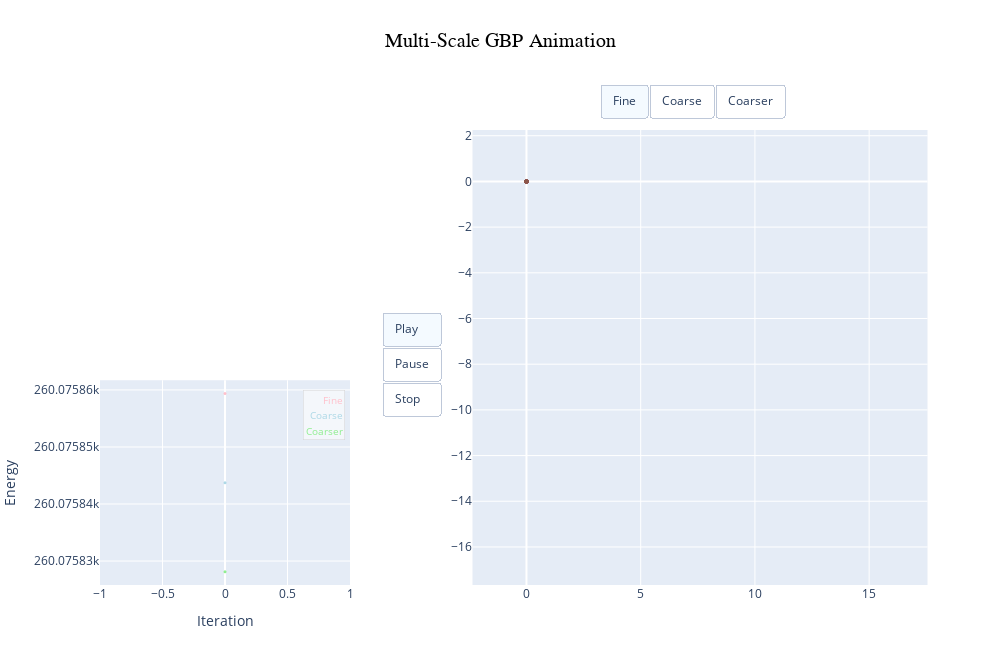

Notebook code for this chart:
### Code cell
import numpy as np
import plotly.graph_objects as go
import plotly.express as px

# Function to ensure only point visibility is toggled by buttons,
# while energy curves always stay visible (last 3 traces)
def make_visibility(show_fine, show_coarse, show_coarser):
    return [show_fine, show_coarse, show_coarser, True, True, True]

# Compute overall axis bounds for equal scaling
all_points = np.concatenate([
    linpoints_log.reshape(-1, 2),
    linpoints_log_coarse.reshape(-1, 2),
    linpoints_log_coarser.reshape(-1, 2)
], axis=0)

x_min, y_min = all_points.min(axis=0)
x_max, y_max = all_points.max(axis=0)

x_range = x_max - x_min
y_range = y_max - y_min
max_range = max(x_range, y_range) / 2

x_center = (x_max + x_min) / 2
y_center = (y_max + y_min) / 2

x_min_equal = x_center - max_range - 0.001 * max_range
x_max_equal = x_center + max_range + 0.001 * max_range
y_min_equal = y_center - max_range - 0.001 * max_range
y_max_equal = y_center + max_range + 0.001 * max_range

# Dimensions
num_iters = linpoints_log.shape[0]
fine_points = linpoints_log.shape[1]
coarse_points = linpoints_log_coarse.shape[1]
coarser_points = linpoints_log_coarser.shape[1]

# Assign colors to each point group
fine_base = px.colors.qualitative.Set3
fine_colors = (fine_base * ((fine_points // len(fine_base)) + 1))[:fine_points]
coarse_colors = px.colors.qualitative.Plotly * 10
coarser_colors = px.colors.qualitative.D3 * 10

# Precompute color assignments per point
coarse_color_list = [coarse_colors[i] for i in range(coarse_points) for _ in range(4)]
coarser_color_list = [coarser_colors[i] for i in range(coarser_points) for _ in range(16)]

# Create animation frames
frames = []
for t in range(num_iters):
    # Fine-level points (right side)
    fine_trace = go.Scatter(
        x=linpoints_log[t, :, 0],
        y=linpoints_log[t, :, 1],
        mode='markers',
        marker=dict(size=4, color=fine_colors),
        name='fine',
        showlegend=False,
        xaxis='x1',
        yaxis='y1'
    )

    # Coarse-level points (right side)
    coarse_pts = linpoints_log_coarse[t].reshape(-1, 2)
    coarse_trace = go.Scatter(
        x=coarse_pts[:, 0],
        y=coarse_pts[:, 1],
        mode='markers',
        marker=dict(size=4, color=coarse_color_list),
        name='coarse',
        showlegend=False,
        xaxis='x1',
        yaxis='y1'
    )

    # Coarser-level points (right side)
    coarser_pts = linpoints_log_coarser[t].reshape(-1, 2)
    coarser_trace = go.Scatter(
        x=coarser_pts[:, 0],
        y=coarser_pts[:, 1],
        mode='markers',
        marker=dict(size=4, color=coarser_color_list),
        name='coarser',
        showlegend=False,
        xaxis='x1',
        yaxis='y1'
    )

    # Sliding window for energy plot (left bottom)
    start_idx = max(0, t - 4)
    x_vals = np.arange(start_idx, t + 1)

    # Energy curves: fine, coarse, coarser
    energy_trace_fine = go.Scatter(
        x=x_vals,
        y=energy_log[start_idx:t + 1],
        mode='lines+markers',
        line=dict(color='pink'),
        marker=dict(size=3),
        name='Energy Fine',
        xaxis='x2',
        yaxis='y2',
        showlegend=False
    )

    energy_trace_coarse = go.Scatter(
        x=x_vals,
        y=energy_log_coarse[start_idx:t + 1],
        mode='lines+markers',
        line=dict(color='lightblue'),
        marker=dict(size=3),
        name='Energy Coarse',
        xaxis='x2',
        yaxis='y2',
        showlegend=False
    )

    energy_trace_coarser = go.Scatter(
        x=x_vals,
        y=energy_log_coarser[start_idx:t + 1],
        mode='lines+markers',
        line=dict(color='lightgreen'),
        marker=dict(size=3),
        name='Energy Coarser',
        xaxis='x2',
        yaxis='y2',
        showlegend=False
    )

    # Dynamic y-range for zoomed-in energy chart
    dynamic_ymax = max(
        energy_log[start_idx:t + 1].max(),
        energy_log_coarse[start_idx:t + 1].max(),
        energy_log_coarser[start_idx:t + 1].max()
    )
    dynamic_ymin = min(
        energy_log[start_idx:t + 1].min(),
        energy_log_coarse[start_idx:t + 1].min(),
        energy_log_coarser[start_idx:t + 1].min()
    )


    # Create and append this frame
    frames.append(go.Frame(
        name=str(t),
        data=[
            fine_trace, coarse_trace, coarser_trace,
            energy_trace_fine, energy_trace_coarse, energy_trace_coarser
        ],
        layout=go.Layout(
            xaxis2=dict(range=[start_idx, t], domain=[0.1, 0.35], anchor='y2'),
            yaxis2=dict(range=[0, dynamic_ymax], domain=[0, 0.45], anchor='x2')
        )
    ))

# Static layout (position and energy plots, animation buttons)
layout = go.Layout(
    width=1000,
    height=650,
    title=dict(
        text='Multi-Scale GBP Animation',
        x=0.5,
        xanchor='center',
        y=0.95,
        yanchor='top',
        font=dict(family='Times New Roman, serif', size=20, color='black')
    ),
    margin=dict(l=0, r=0, t=0.2 * 650, b=0.1 * 650),


    annotations=[
        dict(
            x=0.98, y=0.95,
            xref='x2 domain', yref='y2 domain',
            text="<span style='color:pink; font-size:10px;'>Fine</span><br>"
                "<span style='color:lightblue; font-size:10px;'>Coarse</span><br>"
                "<span style='color:lightgreen; font-size:10px;'>Coarser</span>",
            showarrow=False,
            align='right',
            bgcolor='rgba(255,255,255,0.6)',
            bordercolor='lightgray',
            borderwidth=0.5,
            borderpad=2,
        )
    ],


    # Main position plot (right)
    xaxis1=dict(range=[x_min_equal, x_max_equal], domain=[0.4, 1], constrain='domain', anchor='y1'),
    yaxis1=dict(range=[y_min_equal, y_max_equal], domain=[0, 1], scaleanchor='x1', scaleratio=1, anchor='x1'),

    # Energy plot (left-bottom)
    xaxis2=dict(domain=[0.1, 0.35], anchor="y2", title="Iteration", automargin=False),
    yaxis2=dict(domain=[0, 0.45], anchor="x2", title="Energy", automargin=False),

    # Button menus
    updatemenus=[
        {
            "type": "buttons",
            "direction": "down",
            "x": 0.44,
            "xanchor": "right",
            "y": 0.6,
            "yanchor": "top",
            "pad": {"r": 0, "t": 0},
            "buttons": [
                {"label": "Play", "method": "animate", "args": [None, {"frame": {"duration": 1000, "redraw": True}, "fromcurrent": True}]},
                {"label": "Pause", "method": "animate", "args": [[None], {"mode": "immediate", "frame": {"duration": 0, "redraw": False}, "transition": {"duration": 0}}]},
                {"label": "Stop", "method": "animate", "args": [["0"], {"mode": "immediate", "frame": {"duration": 0, "redraw": True}}]}
            ]
        },
        {
            "type": "buttons",
            "direction": "right",
            "x": 0.6,
            "xanchor": "left",
            "y": 1.1,
            "yanchor": "top",
            "pad": {"r": 0, "t": 0},
            "buttons": [
                {"label": "Fine", "method": "update", "args": [{"visible": make_visibility(True, False, False)}]},
                {"label": "Coarse", "method": "update", "args": [{"visible": make_visibility(False, True, False)}]},
                {"label": "Coarser", "method": "update", "args": [{"visible": make_visibility(False, False, True)}]}
            ]
        }
    ]


    
)

# Create and display figure


fig = go.Figure(data=frames[0].data, frames=frames, layout=layout)
fig.show()

### Figure 1 — Plotly figure (JSON) as saved in the notebook; plotly's stock layout.template omitted (floating-point values rounded to 4 significant figures; data arrays with more than 128 entries replaced by an {"elided": "..."} marker saying what was removed)
{"data": [{"marker": {"color": {"elided": "256 str values"}, "size": 4}, "mode": "markers", "name": "fine", "showlegend": false, "type": "scatter", "x": {"elided": "256 float values"}, "xaxis": "x", "y": {"elided": "256 float values"}, "yaxis": "y"}, {"marker": {"color": {"elided": "256 str values"}, "size": 4}, "mode": "markers", "name": "coarse", "showlegend": false, "type": "scatter", "x": {"elided": "256 float values"}, "xaxis": "x", "y": {"elided": "256 float values"}, "yaxis": "y"}, {"marker": {"color": {"elided": "256 str values"}, "size": 4}, "mode": "markers", "name": "coarser", "showlegend": false, "type": "scatter", "x": {"elided": "256 float values"}, "xaxis": "x", "y": {"elided": "256 float values"}, "yaxis": "y"}, {"line": {"color": "pink"}, "marker": {"size": 3}, "mode": "lines+markers", "name": "Energy Fine", "showlegend": false, "type": "scatter", "x": [0], "xaxis": "x2", "y": [260100.0], "yaxis": "y2"}, {"line": {"color": "lightblue"}, "marker": {"size": 3}, "mode": "lines+markers", "name": "Energy Coarse", "showlegend": false, "type": "scatter", "x": [0], "xaxis": "x2", "y": [260100.0], "yaxis": "y2"}, {"line": {"color": "lightgreen"}, "marker": {"size": 3}, "mode": "lines+markers", "name": "Energy Coarser", "showlegend": false, "type": "scatter", "x": [0], "xaxis": "x2", "y": [260100.0], "yaxis": "y2"}], "layout": {"annotations": [{"align": "right", "bgcolor": "rgba(255,255,255,0.6)", "bordercolor": "lightgray", "borderpad": 2, "borderwidth": 0.5, "showarrow": false, "text": "<span style='color:pink; font-size:10px;'>Fine</span><br><span style='color:lightblue; font-size:10px;'>Coarse</span><br><span style='color:lightgreen; font-size:10px;'>Coarser</span>", "x": 0.98, "xref": "x2 domain", "y": 0.95, "yref": "y2 domain"}], "height": 650, "margin": {"b": 65, "l": 0, "r": 0, "t": 130}, "title": {"font": {"color": "black", "family": "Times New Roman, serif", "size": 20}, "text": "Multi-Scale GBP Animation", "x": 0.5, "xanchor": "center", "y": 0.95, "yanchor": "top"}, "updatemenus": [{"buttons": [{"args": [null, {"frame": {"duration": 1000, "redraw": true}, "fromcurrent": true}], "label": "Play", "method": "animate"}, {"args": [[null], {"frame": {"duration": 0, "redraw": false}, "mode": "immediate", "transition": {"duration": 0}}], "label": "Pause", "method": "animate"}, {"args": [["0"], {"frame": {"duration": 0, "redraw": true}, "mode": "immediate"}], "label": "Stop", "method": "animate"}], "direction": "down", "pad": {"r": 0, "t": 0}, "type": "buttons", "x": 0.44, "xanchor": "right", "y": 0.6, "yanchor": "top"}, {"buttons": [{"args": [{"visible": [true, false, false, true, true, true]}], "label": "Fine", "method": "update"}, {"args": [{"visible": [false, true, false, true, true, true]}], "label": "Coarse", "method": "update"}, {"args": [{"visible": [false, false, true, true, true, true]}], "label": "Coarser", "method": "update"}], "direction": "right", "pad": {"r": 0, "t": 0}, "type": "buttons", "x": 0.6, "xanchor": "left", "y": 1.1, "yanchor": "top"}], "width": 1000, "xaxis": {"anchor": "y", "constrain": "domain", "domain": [0.4, 1], "range": [-2.362, 17.55]}, "xaxis2": {"anchor": "y2", "automargin": false, "domain": [0.1, 0.35], "title": {"text": "Iteration"}}, "yaxis": {"anchor": "x", "domain": [0, 1], "range": [-17.67, 2.251], "scaleanchor": "x", "scaleratio": 1}, "yaxis2": {"anchor": "x2", "automargin": false, "domain": [0, 0.45], "title": {"text": "Energy"}}}}
